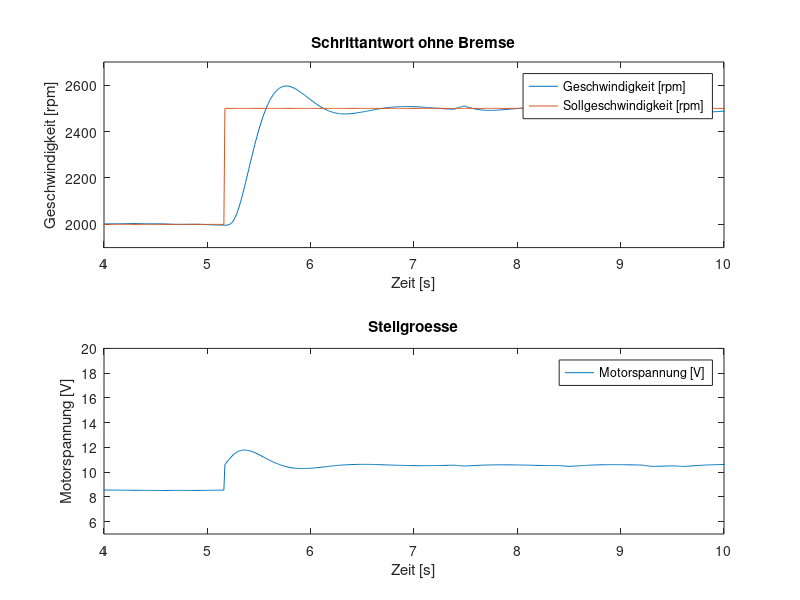
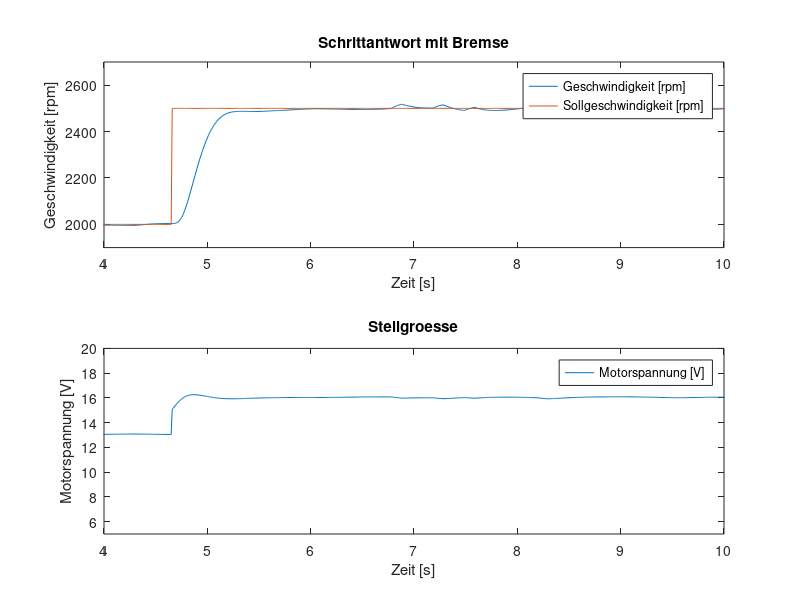

MATLAB code to generate these figures, in order:
% load data
data_n = load('dc_step_20_25_00');
data_l = load('dc_step_20_25_05');

% plot step with no load
figure(1);
subplot(2,1,1);
plot( ...
data_n.Zeit, data_n.Geschwindigkeit, ...
data_n.Zeit, data_n.Sollgeschwindigkeit);
legend('Geschwindigkeit [rpm]', 'Sollgeschwindigkeit [rpm]');
xlabel('Zeit [s]');
ylabel('Geschwindigkeit [rpm]');
title('Schrittantwort ohne Bremse');
axis([4 10 1900 2700]);
subplot(2,1,2);
plot(data_n.Zeit, data_n.Motorspannung);
legend('Motorspannung [V]');
xlabel('Zeit [s]');
ylabel('Motorspannung [V]');
title('Stellgroesse');
axis([4 10 5 20]);
print -dpdf 'step_noload'
% plot step with load
figure(2);
subplot(2,1,1);
plot( ...
data_l.Zeit, data_l.Geschwindigkeit, ...
data_l.Zeit, data_l.Sollgeschwindigkeit);
legend('Geschwindigkeit [rpm]', 'Sollgeschwindigkeit [rpm]');
xlabel('Zeit [s]');
ylabel('Geschwindigkeit [rpm]');
title('Schrittantwort mit Bremse');
axis([4 10 1900 2700]);
subplot(2,1,2);
plot(data_l.Zeit, data_l.Motorspannung);
legend('Motorspannung [V]');
xlabel('Zeit [s]');
ylabel('Motorspannung [V]');
title('Stellgroesse');
axis([4 10 5 20]);
print -dpdf 'step_load'
